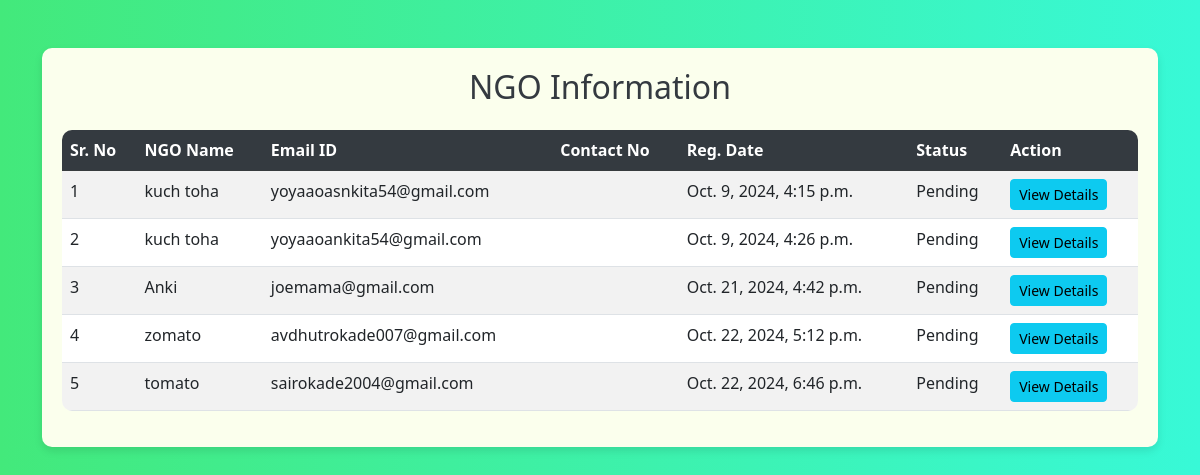
The page /new_ngo (signed in) on the database as committed earlier.
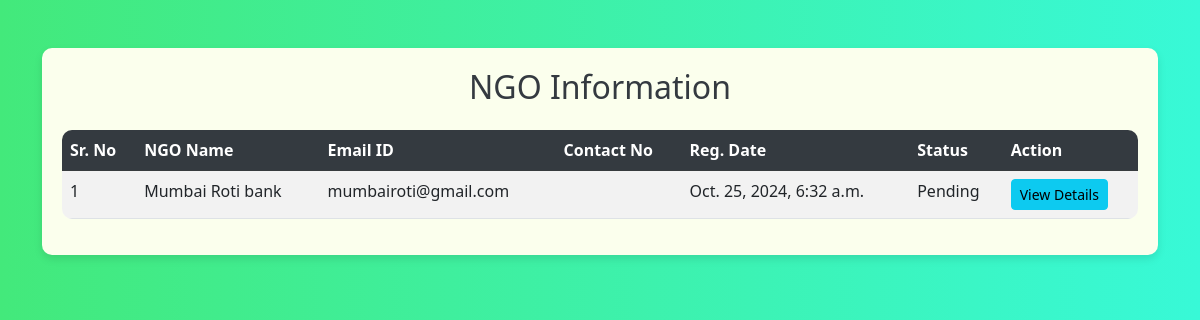
The same page on the database as committed later.
### donation/models.py (models this page shows, shortened)
class NGO(models.Model):
    user = models.ForeignKey(User,on_delete=models.CASCADE)
    contact = models.CharField(null=True, max_length=10)
    address = models.CharField(null=True, max_length=300)
    userpic = models.FileField(null=True)
    idpic = models.FileField(null=True)
    aboutme = models.CharField(null=True, max_length=300)
    status = models.CharField(max_length=20, choices=[('Pending', 'Pending'), ('Approved', 'Approved'), ('Rejected', 'Rejected')], default='Pending')
    regdate = models.DateTimeField(auto_now_add=True)
    adminremark = models.CharField(null=True, max_length=300)
    updationdate = models.DateField(null=True)
    city = models.ForeignKey(City, on_delete=models.CASCADE, null=True, blank=True)
    email = models.EmailField(unique=True, null=True, blank=True)
    category = models.ManyToManyField(Category, related_name='ngos')

### donation/views.py (the view)
# urls.py: path("new_ngo",new_ngo,name="new_ngo"),
def new_ngo(request):
    if not request.user.is_authenticated:
        return redirect('admin_login')
    ngo = NGO.objects.filter(status="Pending")
    return render(request,'new_ngo.html',locals())

### donation/templates/new_ngo.html (shortened to what this page needs)
<!DOCTYPE html>
<html lang="en">
<head>
    <link href="https://cdn.jsdelivr.net/npm/bootstrap@5.3.0-alpha3/dist/css/bootstrap.min.css" rel="stylesheet">
</head>
<body>
<div class="container mt-5">
    <div class="table-container">
        <h2 class="mb-4">NGO Information</h2>
        <table class="table table-striped table-hover">
            <thead class="table-dark">
                <tr>
                    <th scope="col">Sr. No</th>
                    <th scope="col">NGO Name</th>
                    <th scope="col">Email ID</th>
                    <th scope="col">Contact No</th>
                    <th scope="col">Reg. Date</th>
                    <th scope="col">Status</th>
                    <th scope="col">Action</th>
                </tr>
            </thead>
            <tbody>
                {% for i in ngo %}
                <tr>
                    <td>{{ forloop.counter }}</td>
                    <td>{{ i.user.first_name }}</td>
                    <td>{{ i.user.username }}</td>
                    <td>{{ i.contact_no }}</td>
                    <td>{{ i.regdate }}</td>
                    <td>{{ i.status }}</td>
                    <td>
                        <a href="{% url 'view_ngodetail' i.id %}" class="btn btn-info btn-sm">View Details</a>
                    </td>
                </tr>
                {% empty %}
                <tr>
                    <td colspan="7" class="text-center">No NGOs found</td>
                </tr>
                {% endfor %}
            </tbody>
        </table>
    </div>
</div>
</body>
</html>

Rows that differ between the two databases and show on the page:
removed NGO: user.first_name "kuch toha", user.username "yoyaaoasnkita54@gmail.com", regdate "Oct. 9, 2024, 4:15 p.m.", status "Pending"
removed NGO: user.first_name "kuch toha", user.username "yoyaaoankita54@gmail.com", regdate "Oct. 9, 2024, 4:26 p.m.", status "Pending"
no longer on this page (row edited): NGO: user.first_name "Anki", user.username "joemama@gmail.com", regdate "Oct. 21, 2024, 4:42 p.m.", status "Pending"
no longer on this page (row edited): NGO: user.first_name "zomato", user.username "avdhutrokade007@gmail.com", regdate "Oct. 22, 2024, 5:12 p.m.", status "Pending"
removed NGO: user.first_name "tomato", user.username "sairokade2004@gmail.com", regdate "Oct. 22, 2024, 6:46 p.m.", status "Pending"
added NGO: user.first_name "Mumbai Roti bank", user.username "mumbairoti@gmail.com", regdate "Oct. 25, 2024, 6:32 a.m.", status "Pending"
